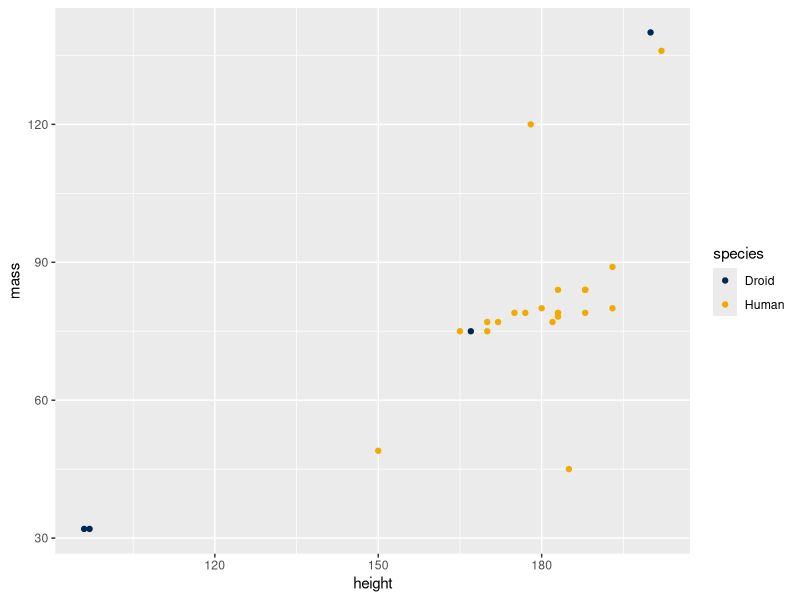
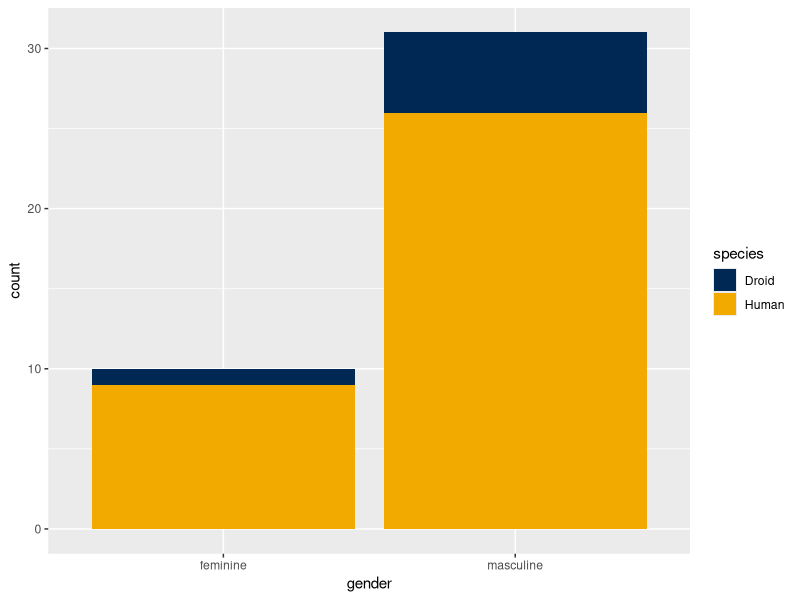
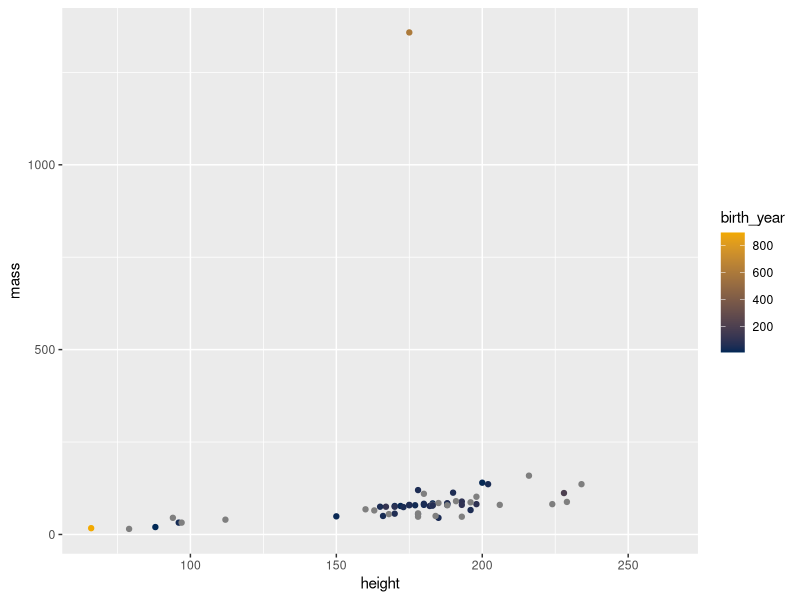

Here is the R script that generated these plots, in order:
## ---- chunk 1
#| echo: false
#| warning: false
library(tidyverse)
## ---- chunk 2
catch_the_dots <- function(...) {
  list(...)
}

catch_the_dots(whatever = "hi")
## ---- chunk 3
args(ggplot2::scale_color_manual)
## ---- chunk 4
body(ggplot2::scale_color_manual)
## ---- chunk 5
body(ggplot2:::manual_scale)
## ---- chunk 6
body(ggplot2::discrete_scale)
## ---- chunk 7
scale_color_smith <- function(...) {
  ggplot2::scale_color_manual(
    ..., 
    values = c("#002855", "#F2A900")
  )
}

## ---- chunk 8
starwars |>
  filter(species %in% c("Human", "Droid")) |> 
  ggplot(aes(x = height, y = mass, color = species)) + 
  geom_point() + 
  scale_color_smith()
## ---- chunk 9
# PUT SOLUTION HERE
scale_fill_smith <- function(...) {
  ggplot2::scale_fill_manual(
    ..., 
    values = c("#002855", "#F2A900")
  )
}
starwars |>
  filter(species %in% c("Human", "Droid")) |> 
  group_by(species, gender) |>
  summarise(
    count = n()
  ) |>
  ggplot(aes(x = gender, y = count, fill = species)) + 
  geom_col() + 
  scale_fill_smith()
## ---- chunk 10
# PUT SOLUTION HERE
body(ggplot2::scale_color_gradient)
scale_color_gradient_smith <- function(...) {
  ggplot2::scale_color_gradient(
    ..., 
   low="#002855", 
   high = "#F2A900"
  )
}
ggplot(data= starwars, aes(x= height, y= mass, color=birth_year)) +
  geom_point() +
  scale_color_gradient_smith()
## ---- chunk 11
args(print)
## ---- chunk 12
args(print.data.frame)
## ---- chunk 13
args(print.factor)
## ---- chunk 14
body(print.factor)
## ---- chunk 15
args(print.default)
## ---- chunk 16
body(print.default)
## ---- chunk 17
x <- factor(starwars$name)
x
## ---- chunk 18
args(print.factor)
## ---- chunk 19
print(x)
print(x, max.levels = 3)
## ---- chunk 20
print(x, right = TRUE)
## ---- chunk 21
# PUT SOLUTION HERE
print(x)
print(x, max= 10)
print(x, width= 1)
#they are changing the 87 Levels: text at the bottom
## ---- chunk 22
print.my_factor <- function(x, ...) {
  dots <- list(...)
  
  if (length(dots) > 0) {
    message(paste("\nThe dots are:", names(dots)))
  }
  
  affirmations <- c(
    "You are a really great programmer!",
    "You are so good at this!",
    "You're learning so much!",
    "Keep trying and you will get there!"
  )
  
  if ("affirmation" %in% names(dots)) {
    message(sample(affirmations, 1))
  }
  
  NextMethod()
}

class(x) <- c("my_factor", class(x))
print(x, max.levels = 3, right = TRUE, affirmation = TRUE)
## ---- chunk 23
# PUT SOLUTION HERE
print.ella_method <- function(x, ...){
  dots <- list(...)
  if (length(dots) > 0) {
    message(paste("\nThe dots are:", names(dots)))
  }
  if ("ilovedata" %in% names(dots)) {
    message(paste("I love data to <3"))
  }
  if ("grammar" %in% names(dots)) {
    message(paste("*too"))
  }
  
  NextMethod()
}

class(mtcars) <- c("ella_method", class(mtcars))
print(mtcars, yay= TRUE, ilovedata= TRUE, grammar= TRUE)
